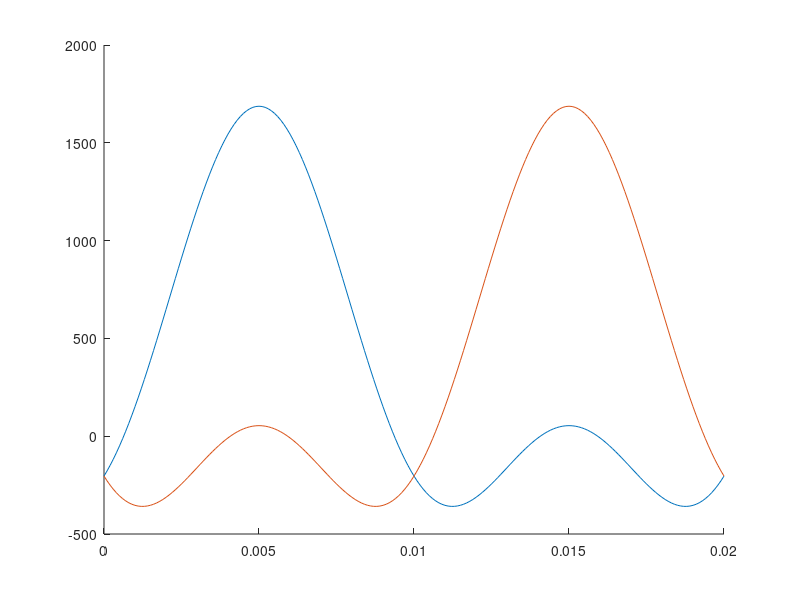

Source code (MATLAB):
% function initMMC

clc
clear all
close all
P = 300e6 ;
Q = 0 ;
S_VA = 300e6 ;
VL = 150e3 ;

phi = acos(P/S_VA) ;

M = 1 ;
N = 10 ;
w1 = 2*pi*50 ;
Ia = S_VA/(sqrt(3)*VL) ;
Lc = 56e-6 ;
Cd = 800e-6 ;

Ud = 300e3 ;
Id = P/Ud ;
Iad = Id/3 
Iadp = M*cos(phi)*Ia/2*sqrt(2)
Ibd = Id/3 ;
Icd = Id/3 ;


A = 3*sqrt(2)/64 * M*N*Ia/(w1^2*Cd*Lc) ;
B = - N/16 * M^2*Iad / (w1^2*Cd*Lc) ; 

Theta = atan2(A*cos(phi)+B,-A*sin(phi)) ;
Iaz = sqrt((A*cos(phi)+B)^2 + (A*sin(phi))^2)/(1-N/(16*w1^2*Cd*Lc)-M^2*N/(24*w1^2*Cd*Lc)) ;

t = [0:0.1:20]*1e-3 ;

%%
iAP = sqrt(2)/2*Ia*sin(w1*t+phi) + Iad + Iaz* sin(2*w1*t+Theta) ;
iAN = -sqrt(2)/2*Ia*sin(w1*t+phi) + Iad + Iaz* sin(2*w1*t+Theta) ;

%% Capacitor Side
%% DC component
iCPdc = 1/2*Iad - sqrt(2)/8 * M* Ia * cos(phi)
iCNdc = 1/2*Iad - sqrt(2)/8 * M* Ia * cos(phi)

%% fundamental component
iCPh1 = -1/2*M*Iad*sin(w1*t) + sqrt(2)/4 * Ia*sin(w1*t+phi) - 1/4 *M* Iaz*cos(w1*t+Theta) ;
iCNh1 = 1/2*M*Iad*sin(w1*t) - sqrt(2)/4 * Ia*sin(w1*t+phi) + 1/4 *M* Iaz*cos(w1*t+Theta) ;

%% 2nd component
iCPh2 =  sqrt(2)/8*M * Ia*cos(2*w1*t+phi) + 1/2 * Iaz* sin(2*w1*t+Theta) ;
iCNh2 =  sqrt(2)/8*M * Ia*cos(2*w1*t+phi) + 1/2 * Iaz* sin(2*w1*t+Theta) ;

%% 3nd component
iCPh3 =   1/4 * M * Iaz* cos(3*w1*t+Theta) ;
iCNh3 =  - 1/4 * M * Iaz* cos(3*w1*t+Theta) ;





% plot(t,iCPdc*ones(1,length(t)))
hold on
% % plot(t,iCPh1)
% plot(t,iCPh2)
% plot(t,iCPh3)
% plot(t,iCPdc+iCPh1+iCPh2+iCPh3)
% plot(t,iCNdc+iCNh1+iCNh2+iCNh3)

plot(t,iAP)
plot(t,iAN)
